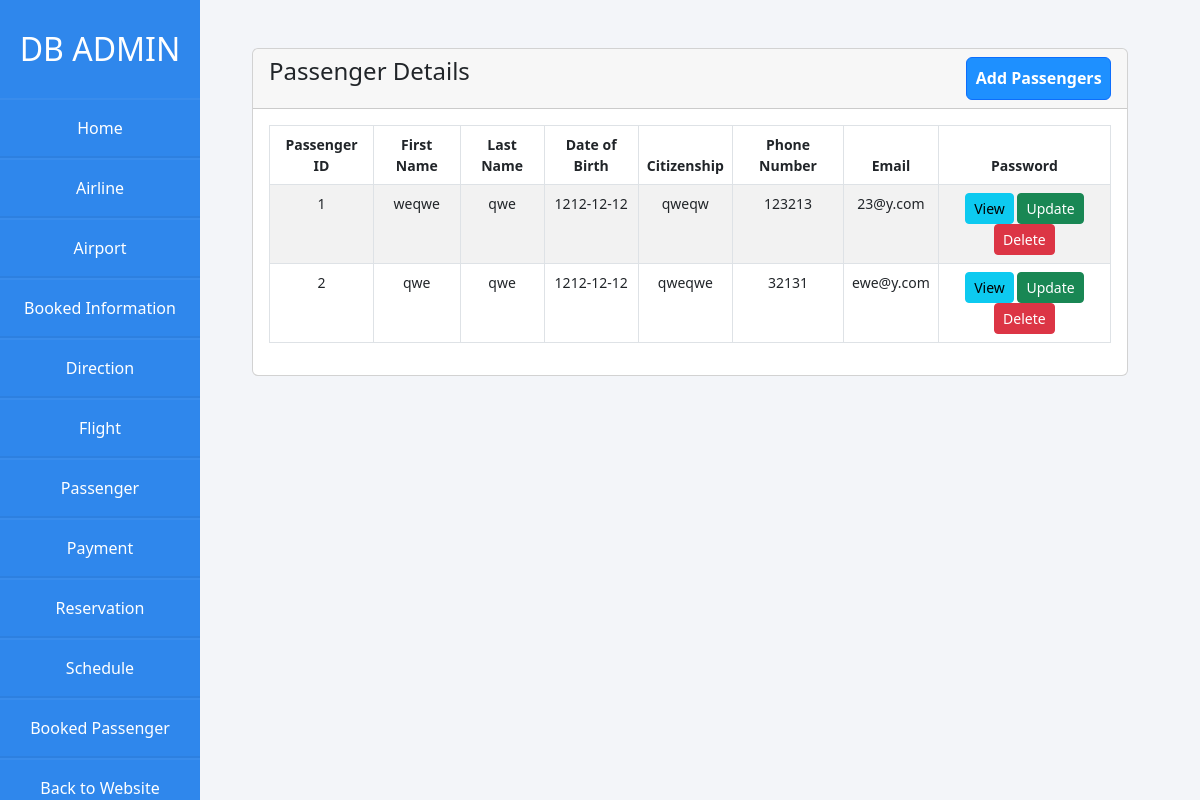
The page /Airlines/admin/passenger.php on the database as committed earlier.
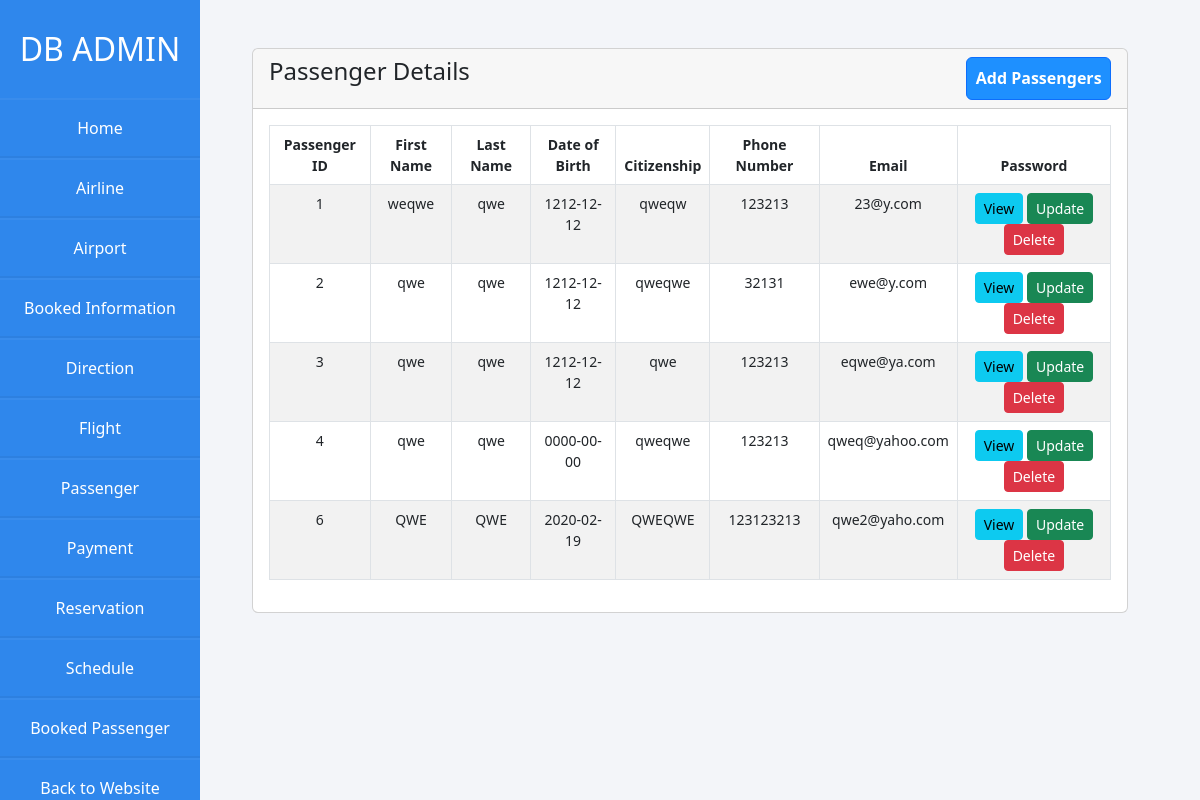
The same page on the database as committed later.
### tables this page shows
CREATE TABLE `passenger` (
  `passenger_id` int(10) NOT NULL,
  `first_name` varchar(50) NOT NULL,
  `last_name` varchar(50) NOT NULL,
  `date_of_birth` date NOT NULL,
  `citizenship` varchar(20) NOT NULL,
  `p_number` varchar(20) NOT NULL,
  `email` varchar(50) NOT NULL
);

### Airlines/admin/passenger.php (the view, shortened to what this page needs)
<?php
require 'dbcon.php';
?>
<!doctype html>
<html lang="en">
<head>
  <link href="https://cdn.jsdelivr.net/npm/bootstrap@5.2.0-beta1/dist/css/bootstrap.min.css" rel="stylesheet">
  <link rel="stylesheet" href="css/styles.css">
</head>
<body>
  <div class="wrapper">
    <div class="sidebar">
      <h2>DB Admin</h2>
      <li><a href="admin.php">Home</a></li>
      <li><a href="airline.php">Airline</a></li>
      <li><a href="airport.php">Airport</a></li>
      <li><a href="booked-information.php">Booked Information</a></li>
      <li><a href="direction.php">Direction</a></li>
      <li><a href="flight.php">Flight</a></li>
      <li><a href="passenger.php">Passenger</a></li>
      <li><a href="payment.php">Payment</a></li>
      <li><a href="reservation.php">Reservation</a></li>
      <li><a href="schedule.php">Schedule</a></li>
      <li><a href="booked-passenger.php">Booked Passenger</a></li>
      <li><a href="../home.php"> Back to Website</a></li>
    </div>
  </div>
  <div class="container mt-5">
    <div class="row">
      <div class="col-md-12">
        <div class="card">
          <div class="card-header">
            <h4>Passenger Details
              <a href="passenger-create.php" class="btn btn-primary float-end">Add Passengers</a>
            </h4>
          </div>
          <div class="card-body">
            <table class="table table-bordered table-striped">
              <thead>
                <tr>
                  <th>Passenger ID</th>
                  <th>First Name</th>
                  <th>Last Name</th>
                  <th>Date of Birth</th>
                  <th>Citizenship</th>
                  <th>Phone Number</th>
                  <th>Email</th>
                  <th>Password</th>
                </tr>
              </thead>
              <tbody>
                <?php
                $query = "SELECT * FROM passenger";
                $query_run = mysqli_query($con, $query);
                if (mysqli_num_rows($query_run) > 0) {
                  foreach ($query_run as $passenger) {
                ?>
                    <tr>
                      <td><?= $passenger['passenger_id']; ?></td>
                      <td><?= $passenger['first_name']; ?></td>
                      <td><?= $passenger['last_name']; ?></td>
                      <td><?= $passenger['date_of_birth']; ?></td>
                      <td><?= $passenger['citizenship']; ?></td>
                      <td><?= $passenger['p_number']; ?></td>
                      <td><?= $passenger['email']; ?></td>
                      <td>
                        <a href="passenger-view.php?passenger_id=<?= $passenger['passenger_id']; ?>" class="btn btn-info btn-sm">View</a>
                        <a href="passenger-update.php?passenger_id=<?= $passenger['passenger_id']; ?>" class="btn btn-success btn-sm">Update</a>
                        <form action="code.php" method='POST' class="d-inline">
                          <button type="submit" name="delete_passenger" value="<?= $passenger['passenger_id']; ?>" class="btn btn-danger btn-sm">Delete</a>
                        </form>
                      </td>
                    </tr>
                <?php
                  }
                } else {
                  echo '<h5>No Record Found </h5>';
                }
                ?>
              </tbody>
            </table>
          </div>
        </div>
      </div>
    </div>
  </div>
</body>
</html>

Rows that differ between the two databases and show on the page:
added passenger: passenger_id "3", first_name "qwe", last_name "qwe", date_of_birth "1212-12-12", citizenship "qwe", p_number "123213", email "eqwe@ya.com"
added passenger: passenger_id "4", first_name "qwe", last_name "qwe", date_of_birth "0000-00-00", citizenship "qweqwe", p_number "123213", email "qweq@yahoo.com"
added passenger: passenger_id "6", first_name "QWE", last_name "QWE", date_of_birth "2020-02-19", citizenship "QWEQWE", p_number "123123213", email "qwe2@yaho.com"
